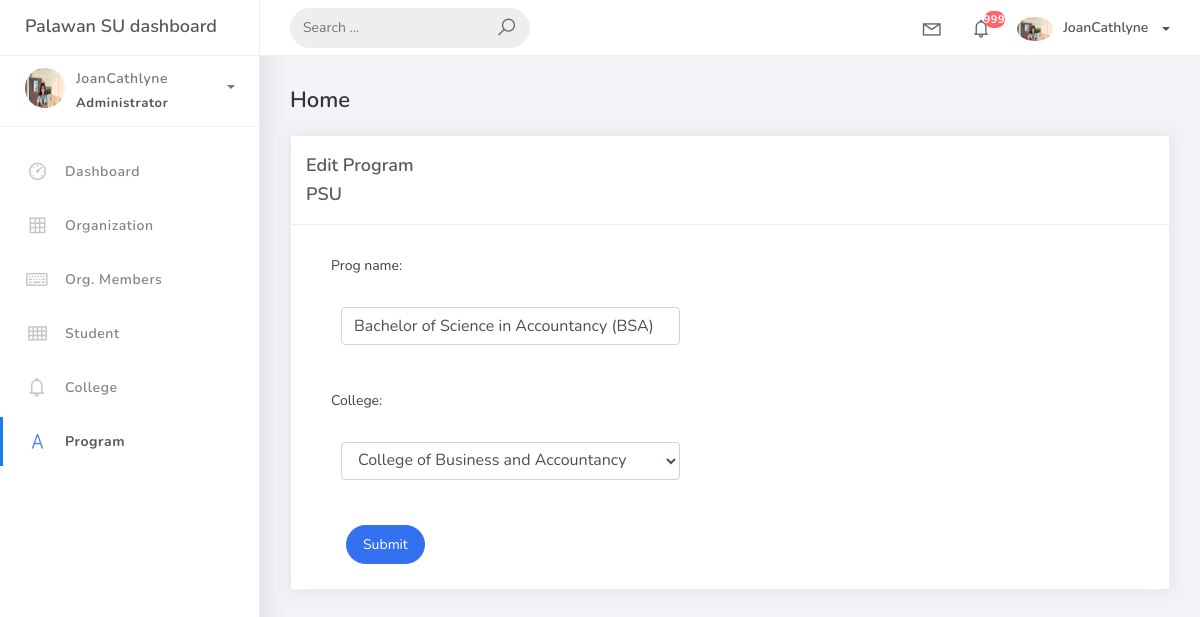
The page /program/4 on the database as committed earlier.
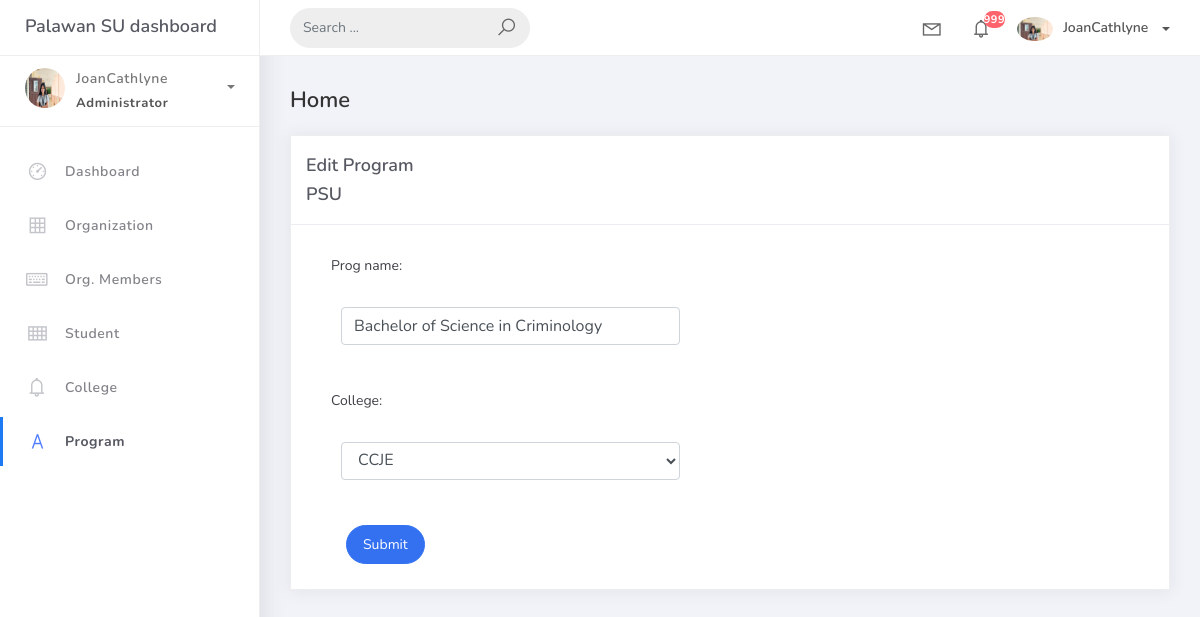
The same page on the database as committed later.
### studentorg/models.py (models this page shows, shortened)
class BaseModel(models.Model):
    created_at = models.DateTimeField(auto_now_add=True, db_index=True)
    updated_at = models.DateTimeField(auto_now=True)
    class Meta:
        abstract = True

class Program(BaseModel):
    prog_name = models.CharField(max_length=150)
    college = models.ForeignKey(College, on_delete=models.CASCADE)

### studentorg/views.py (the view)
# urls.py: path('program/<pk>', programEdit.as_view(), name='program-update'),
class programEdit(UpdateView):
    model = Program
    form_class = ProgramForm
    template_name = 'program_edit.html'
    success_url = reverse_lazy('program-list')

### studentorg/forms.py
class ProgramForm(ModelForm):
    class Meta:
        model = Program
        fields = "__all__"

### studentorg/models.py (called while the page is built)
    def __str__(self):
        return self.college_name

### templates/program_edit.html
{% extends 'base.html' %} {% load static %} {% block content %}
<div class="content">
    <div class="container-fluid">
        <h4 class="page-title">Home</h4>
        <div class="row">
            <div class="col-md-12">
                <div class="card">
                    <div class="card-header">
                        <div class="card-title">Edit Program</div>
                        <div class="card-title">PSU</div>
                    </div>
                    <div class="col-md-6">
                    <div class="card-body">
                        <form class="" action="" method="post" novalidate>
                            {% csrf_token %} {% include 'includes/form.html' %}
                            <div class="form-group">
                                <div class="col-md-12 col-sm-3">
                                    <button type="submit" class="btn btn-primary btn-rounded">Submit</button>
                                </div>
                            </div>
                        </form>
                    </div>
                    </div>
                </div>
            </div>
        </div>
    </div>
</div>
{% endblock %}

### templates/includes/form.html (shortened to what this page needs)
{% load widget_tweaks %}
{% for field in form %}
<div class="field item form-group">
    <label>{{ field.label_tag }}</label>
    <div class="form-group">
      {% render_field field class="form-control" %}
    </div>
</div>
{% endfor %}

Rows that differ between the two databases and show on the page:
changed Program: prog_name "Bachelor of Science in Accountancy (BSA)" → "Bachelor of Science in Criminology"; college "College of Business and Accountancy" → "CCJE"
